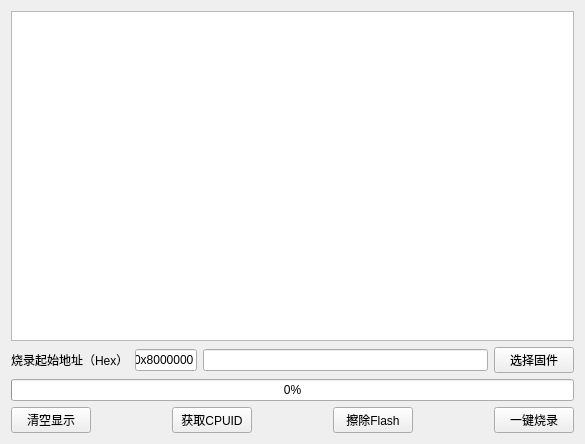
<?xml version="1.0" encoding="UTF-8"?>
<ui version="4.0">
 <class>Widget</class>
 <widget class="QWidget" name="Widget">
  <property name="geometry">
   <rect>
    <x>0</x>
    <y>0</y>
    <width>585</width>
    <height>444</height>
   </rect>
  </property>
  <property name="windowTitle">
   <string>Widget</string>
  </property>
  <layout class="QGridLayout" name="gridLayout">
   <item row="0" column="0">
    <widget class="QTextBrowser" name="textBrowser"/>
   </item>
   <item row="1" column="0">
    <layout class="QHBoxLayout" name="horizontalLayout_4" stretch="1,2">
     <item>
      <layout class="QHBoxLayout" name="horizontalLayout_3" stretch="5,4">
       <item>
        <widget class="QLabel" name="label">
         <property name="sizePolicy">
          <sizepolicy hsizetype="Fixed" vsizetype="Preferred">
           <horstretch>0</horstretch>
           <verstretch>0</verstretch>
          </sizepolicy>
         </property>
         <property name="text">
          <string>烧录起始地址（Hex）</string>
         </property>
        </widget>
       </item>
       <item>
        <widget class="QLineEdit" name="lineEdit_start_addr">
         <property name="text">
          <string>0x8000000</string>
         </property>
        </widget>
       </item>
      </layout>
     </item>
     <item>
      <layout class="QHBoxLayout" name="horizontalLayout">
       <item>
        <widget class="QLineEdit" name="lineEdit"/>
       </item>
       <item>
        <widget class="QPushButton" name="pushButton_choose_file">
         <property name="text">
          <string>选择固件</string>
         </property>
        </widget>
       </item>
      </layout>
     </item>
    </layout>
   </item>
   <item row="2" column="0">
    <widget class="QProgressBar" name="progressBar">
     <property name="value">
      <number>0</number>
     </property>
    </widget>
   </item>
   <item row="3" column="0">
    <layout class="QHBoxLayout" name="horizontalLayout_2">
     <item>
      <widget class="QPushButton" name="pushButton_clear">
       <property name="text">
        <string>清空显示</string>
       </property>
      </widget>
     </item>
     <item>
      <spacer name="horizontalSpacer_2">
       <property name="orientation">
        <enum>Qt::Horizontal</enum>
       </property>
       <property name="sizeHint" stdset="0">
        <size>
         <width>40</width>
         <height>20</height>
        </size>
       </property>
      </spacer>
     </item>
     <item>
      <widget class="QPushButton" name="pushButton_cpuid">
       <property name="text">
        <string>获取CPUID</string>
       </property>
      </widget>
     </item>
     <item>
      <spacer name="horizontalSpacer">
       <property name="orientation">
        <enum>Qt::Horizontal</enum>
       </property>
       <property name="sizeHint" stdset="0">
        <size>
         <width>40</width>
         <height>20</height>
        </size>
       </property>
      </spacer>
     </item>
     <item>
      <widget class="QPushButton" name="pushButton_erase_flash">
       <property name="text">
        <string>擦除Flash</string>
       </property>
      </widget>
     </item>
     <item>
      <spacer name="horizontalSpacer_4">
       <property name="orientation">
        <enum>Qt::Horizontal</enum>
       </property>
       <property name="sizeHint" stdset="0">
        <size>
         <width>40</width>
         <height>20</height>
        </size>
       </property>
      </spacer>
     </item>
     <item>
      <widget class="QPushButton" name="pushButton_burn">
       <property name="text">
        <string>一键烧录</string>
       </property>
      </widget>
     </item>
    </layout>
   </item>
  </layout>
 </widget>
 <layoutdefault spacing="6" margin="11"/>
 <resources/>
 <connections/>
</ui>
